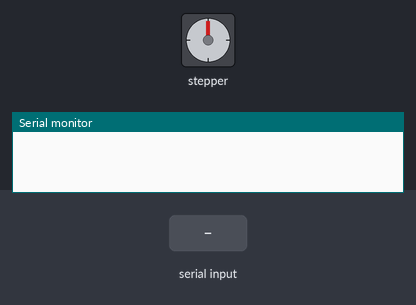
Bench run of a sketch on a simulated Arduino Uno, built with avr-gcc and run on an emulated ATmega328P. Parts: stepper motor, the last lines printed to the serial monitor. The test bench sets the inputs (shaded band). Stepper angles assume 2 steps per turn.

Above: at 1.2 s.
1.3 s: "c\n" received over Serial
At 2.5 s:
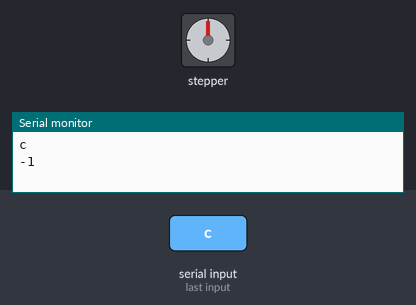
2.8 s: byte 97 ('a') received over Serial
At 3.8 s:
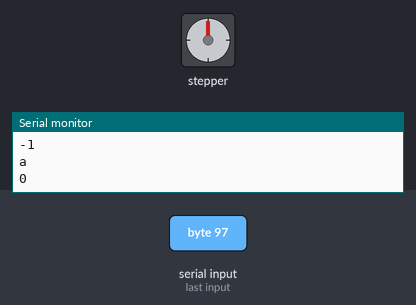
Timing chart, 0 to 5.8 s (numbered marks = the images above; inputs shaded):
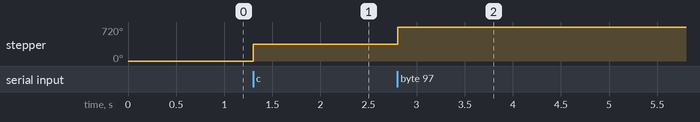

The sketch:

TEKstepHafizaKontrl.ino
```cpp
#include <Stepper.h>
#include<SoftwareSerial.h>

const int step2adim = 2;  //adım sayısını belirtiyoruz
const int step2yon = 5;   //5.pine bağlıyoruz - motorun yönünü kontrol eder
const int step2pulse = 4; //4.pine atanıyor

int step2sayici = 0;


int i = 0;
int ix = 0;
int iy = 0;
int iz = 0;

Stepper stepmotor2(step2adim,step2pulse,step2yon,10,11);    //2.stepmotor


int Step2_Hafiza[10]={10000,10000,10000,10000,10000,10000,10000,10000,10000,10000};


void setup() {
stepmotor2.setSpeed(10000);


Serial.begin(9600);
}

void loop() {

  if(Serial.available()){

      char bluetooth =Serial.read();
      Serial.println(bluetooth);

      if(bluetooth== 'c')
      {                              //
      digitalWrite(step2yon,0);      //Saat yönünün tersi
      stepmotor2.step(step2adim);    //
      step2sayici=step2sayici-1;     //Adım azaltarak devam edecek
      Serial.println(step2sayici);   //
      bluetooth = 0;
      }                              //
                                     // 2.STEP KONTROLÜ
      if(bluetooth == 'a'){          //
      digitalWrite(step2yon,1);      //Saat yönünde dönecek
      step2sayici=step2sayici+1;     //Adım adım artarak devam edecek
      stepmotor2.step(step2adim);    //
      Serial.println(step2sayici);   //
      bluetooth=0;
      }                              //


if(bluetooth == 'r'&& ix<10 )
{             //kaydetme bölümü
Step2_Hafiza[ix]=step2sayici;
ix=ix+1;
}
  if(ix==10){ix=0;}


if(bluetooth== 'o'){
  bluetooth = 0;
  bluetooth =Serial.read(); //Oynatma komutu
  Serial.println(bluetooth);
  iy=0;
              while(1)
              {
               char bluetooth =Serial.read();
                  for(iy=0;iy<10;iy++)
                  {
                     if(bluetooth=='p'){ break;}   //Döngüden çıkma komutu.
                     Serial.println(bluetooth);

                    if(Step2_Hafiza[iy]!= 10000)
                       {
                             while(step2sayici>Step2_Hafiza[iy])  //->2.Step motorun derecesi kayıt derecesinde büyük ise döngüye gir!

                              {
                              digitalWrite(step2yon,0);           //->Saat yönünün tersinde hareket et
                              stepmotor2.step(step2adim);         //->2 adım dön
                              step2sayici=step2sayici-1;
                              Serial.println(step2sayici);        //->Adım azaltarak devam et
                              if(step2sayici==Step2_Hafiza[iy])
                              {break;}
                              }
                              delay(500);

                    }


                    if(bluetooth=='p'){ break;}
                    Serial.println(bluetooth);

                    if(Step2_Hafiza[iy]!= 10000)
                    {
                              while(step2sayici<Step2_Hafiza[iy]) //->2.Step motorun derecesi kayıt derecesinde küçük ise döngüye gir!
                              {

                              digitalWrite(step2yon,1);          //->Saat yönününde hareket et
                              stepmotor2.step(step2adim);        //->2 adım dön
                              step2sayici=step2sayici+1;
                              Serial.println(step2sayici);        //->Adım arttırarak devam et
                              if(step2sayici==Step2_Hafiza[iy])
                              {break;}
                              }
                    if(bluetooth=='p'){ break;}
                    Serial.println(bluetooth);
                              delay(500);
                    if(bluetooth=='p'){ break;}
                    Serial.println(bluetooth);

                    }

               }

           }
            for(iz=0;iz<10;iz++)
           {
            Step2_Hafiza[iz]=10000;
           }
           iz=0;
       }
     }
}
```

Measured:
- after the input at 1.3 s, stepper: turns 360° clockwise, starting at once
- after the input at 2.8 s, stepper: turns 360° clockwise, starting at once
